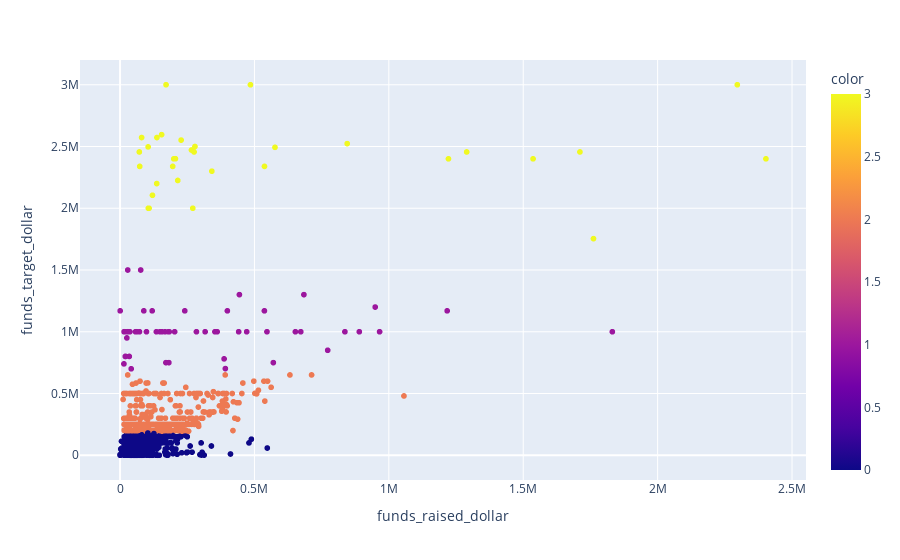

Notebook code for this chart:
### Code cell
fig = px.scatter(
    general, x = 'funds_raised_dollar', y='funds_target_dollar', hover_data=['title'], color=kmeans.labels_)
fig.show()

### Figure 1 — Plotly figure (JSON) as saved in the notebook; plotly's stock layout.template omitted (floating-point values rounded to 4 significant figures; data arrays with more than 128 entries replaced by an {"elided": "..."} marker saying what was removed)
{"data": [{"customdata": {"elided": "3847x1 str values"}, "hovertemplate": "funds_raised_dollar=%{x}<br>funds_target_dollar=%{y}<br>title=%{customdata[0]}<br>color=%{marker.color}<extra></extra>", "legendgroup": "", "marker": {"color": {"elided": "3847 int values"}, "coloraxis": "coloraxis", "symbol": "circle"}, "mode": "markers", "name": "", "showlegend": false, "type": "scattergl", "x": {"elided": "3847 int values"}, "xaxis": "x", "y": {"elided": "3847 float values"}, "yaxis": "y"}], "layout": {"coloraxis": {"colorbar": {"title": {"text": "color"}}, "colorscale": [[0, "#0d0887"], [0.1111, "#46039f"], [0.2222, "#7201a8"], [0.3333, "#9c179e"], [0.4444, "#bd3786"], [0.5556, "#d8576b"], [0.6667, "#ed7953"], [0.7778, "#fb9f3a"], [0.8889, "#fdca26"], [1, "#f0f921"]]}, "legend": {"tracegroupgap": 0}, "margin": {"t": 60}, "xaxis": {"anchor": "y", "domain": [0, 1], "title": {"text": "funds_raised_dollar"}}, "yaxis": {"anchor": "x", "domain": [0, 1], "title": {"text": "funds_target_dollar"}}}}
